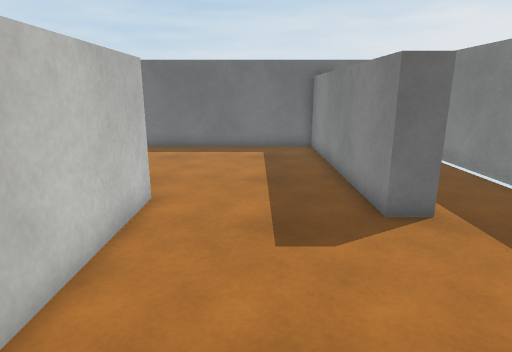
view 1 (above)

15 first-person views from a walk through a Unity game level. The camera is 1.4 m above the floor, tilts 14° down and sees 75° across. The floor is counted in squares, 0.5 m on a side. Each view is taken from the middle of a square. On the plan, view 1 faces up. The plan holds only what a view shows up to about 20 squares ahead; the rest is blank. The player character is not drawn. Surface patterns are stand-ins for the level's own textures.

view 2
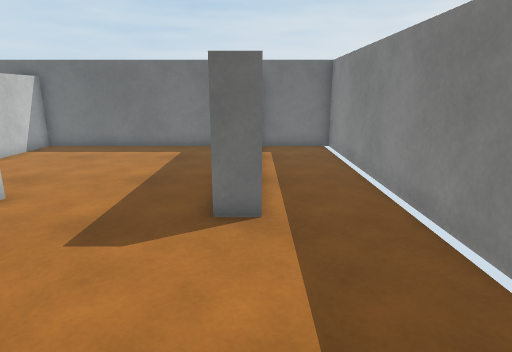

view 3
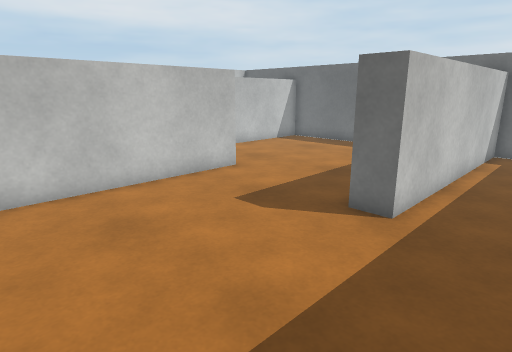

view 4
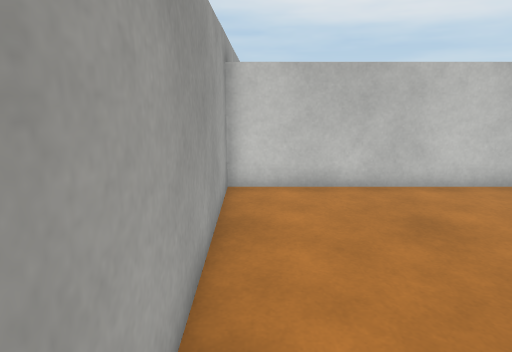

view 5
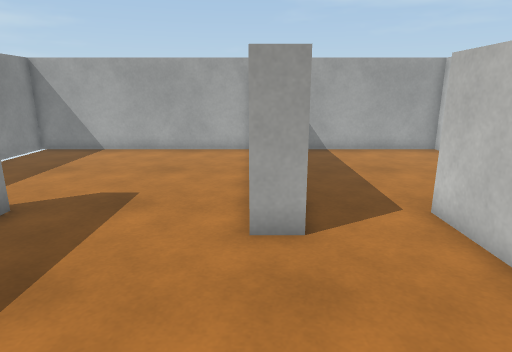

view 6
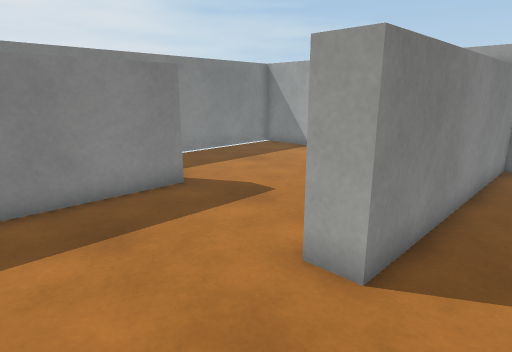

view 7
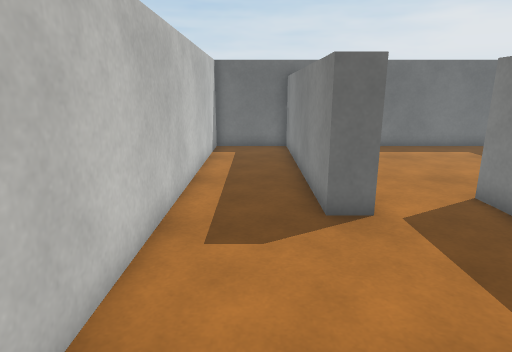

view 8
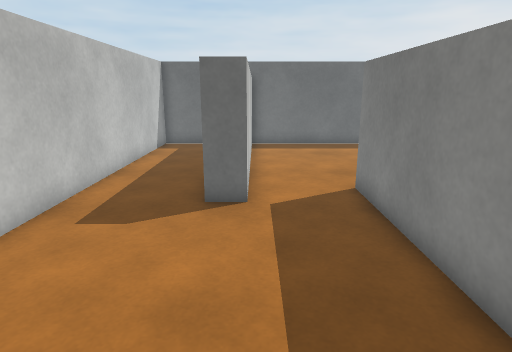

view 9
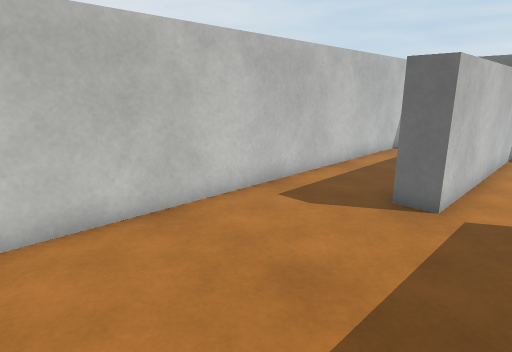

view 10
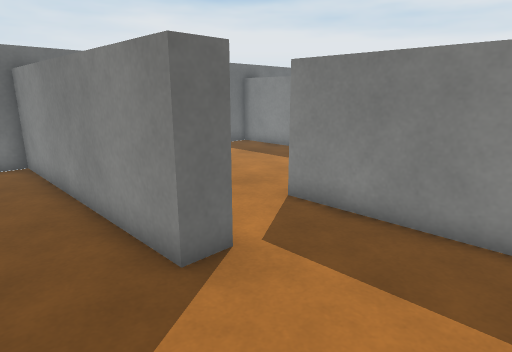

view 11
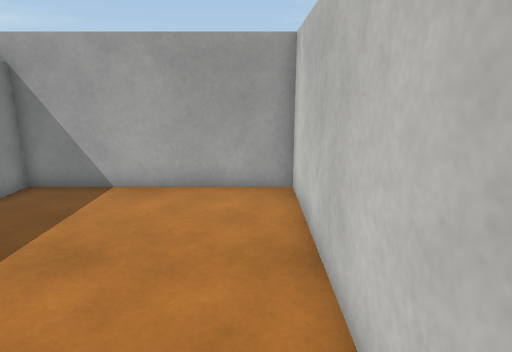

view 12
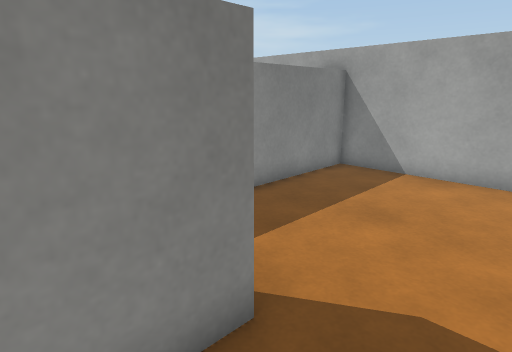

view 13
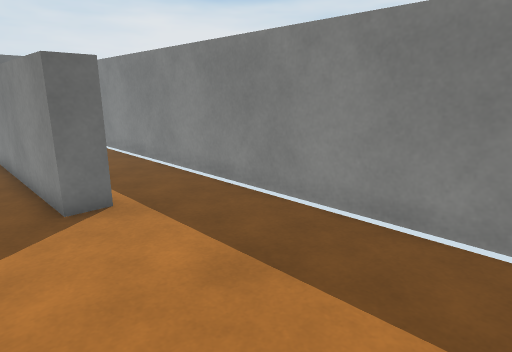

view 14
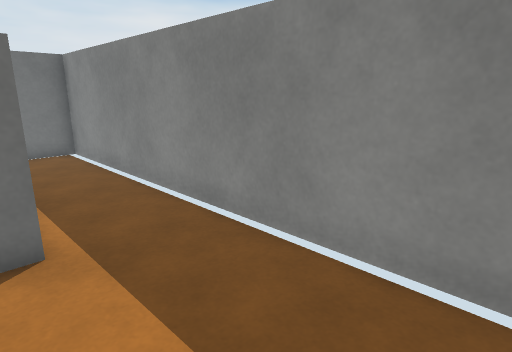

view 15
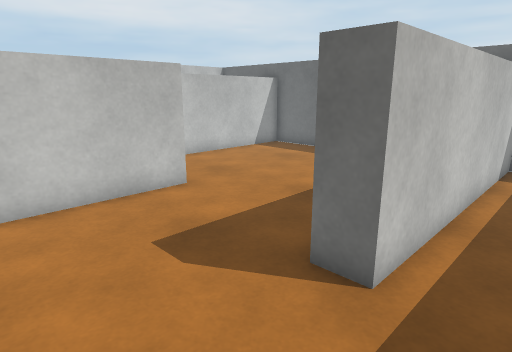

### Floor plan
Points are (right, up) in squares from view 1. A wall is a line through its corners. A room is listed if a view was taken in it or the views show most of it. See-through windows are left out.
Room 1 (views 1, 2, 3, 4, 5, 6, 13, 14, 15)
walls: (-4, 8.7) (-2.9, 8.7) (-2.9, -1.9) (8, -1.9) (8, 18) (4.1, 18) (4.1, 7.3) (3, 7.3) (3, 18) (-7.2, 18) (-7.2, 9.5)
ways out: opening at (-5.5, 8.5) to room 2
Room 2 (views 7, 8, 9, 10, 11, 12)
walls: (-7.2, 9.5) (-7.2, 7.3) (-8.4, 7.3) (-8.4, 18) (-12.1, 18) (-12.1, -1.9) (-4, -1.9) (-4, 8.7)
ways out: opening at (-5.5, 8.5) to room 1

Positions as (right, up) in squares from view 1, and headings:
1: (0, 0), facing up
2: (4, 0), facing up
3: (7, 0), facing up-left
4: (7, -1), facing left
5: (-3, 15), facing down
6: (-6, 13), facing down-right
7: (-10, 0), facing up
8: (-7, -1), facing up
9: (-5, -1), facing up-left
10: (-11, 3), facing up-right
11: (-11, 8), facing down
12: (-11, 10), facing down-right
13: (1, -1), facing up-right
14: (3, 1), facing up-right
15: (6, 3), facing up-left
